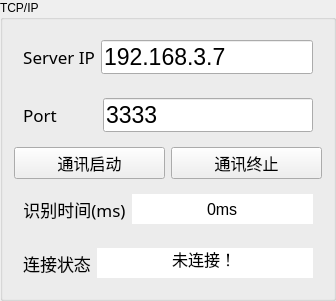
     <widget class="QGroupBox" name="groupBox_7">
      <property name="title">
       <string>TCP/IP</string>
      </property>
      <layout class="QGridLayout" name="gridLayout_7">
       <item row="2" column="0">
        <widget class="QPushButton" name="ConnectButton">
         <property name="sizePolicy">
          <sizepolicy hsizetype="Minimum" vsizetype="Minimum">
           <horstretch>0</horstretch>
           <verstretch>0</verstretch>
          </sizepolicy>
         </property>
         <property name="minimumSize">
          <size>
           <width>30</width>
           <height>30</height>
          </size>
         </property>
         <property name="font">
          <font>
           <pointsize>12</pointsize>
          </font>
         </property>
         <property name="text">
          <string>通讯启动</string>
         </property>
        </widget>
       </item>
       <item row="0" column="0" colspan="2">
        <widget class="QWidget" name="widget" native="true">
         <layout class="QHBoxLayout" name="horizontalLayout">
          <item>
           <widget class="QLabel" name="label">
            <property name="font">
             <font>
              <family>宋体</family>
              <pointsize>13</pointsize>
              <weight>50</weight>
              <bold>false</bold>
             </font>
            </property>
            <property name="frameShadow">
             <enum>QFrame::Plain</enum>
            </property>
            <property name="text">
             <string>Server IP</string>
            </property>
            <property name="alignment">
             <set>Qt::AlignCenter</set>
            </property>
           </widget>
          </item>
          <item>
           <widget class="QLineEdit" name="IPlineEdit">
            <property name="sizePolicy">
             <sizepolicy hsizetype="Expanding" vsizetype="Minimum">
              <horstretch>0</horstretch>
              <verstretch>0</verstretch>
             </sizepolicy>
            </property>
            <property name="minimumSize">
             <size>
              <width>30</width>
              <height>30</height>
             </size>
            </property>
            <property name="font">
             <font>
              <pointsize>17</pointsize>
             </font>
            </property>
            <property name="text">
             <string>192.168.3.7</string>
            </property>
           </widget>
          </item>
         </layout>
        </widget>
       </item>
       <item row="4" column="0" colspan="2">
        <widget class="QWidget" name="widget_10" native="true">
         <layout class="QHBoxLayout" name="horizontalLayout_4">
          <item>
           <widget class="QLabel" name="label_4">
            <property name="font">
             <font>
              <family>宋体</family>
              <pointsize>13</pointsize>
              <weight>50</weight>
              <bold>false</bold>
             </font>
            </property>
            <property name="frameShadow">
             <enum>QFrame::Plain</enum>
            </property>
            <property name="text">
             <string>连接状态</string>
            </property>
            <property name="alignment">
             <set>Qt::AlignCenter</set>
            </property>
           </widget>
          </item>
          <item>
           <widget class="QLineEdit" name="TCPlineEdit">
            <property name="sizePolicy">
             <sizepolicy hsizetype="Expanding" vsizetype="Minimum">
              <horstretch>0</horstretch>
              <verstretch>0</verstretch>
             </sizepolicy>
            </property>
            <property name="minimumSize">
             <size>
              <width>30</width>
              <height>30</height>
             </size>
            </property>
            <property name="font">
             <font>
              <pointsize>12</pointsize>
             </font>
            </property>
            <property name="text">
             <string>未连接！</string>
            </property>
            <property name="frame">
             <bool>false</bool>
            </property>
            <property name="alignment">
             <set>Qt::AlignCenter</set>
            </property>
            <property name="readOnly">
             <bool>true</bool>
            </property>
           </widget>
          </item>
         </layout>
        </widget>
       </item>
       <item row="2" column="1">
        <widget class="QPushButton" name="DisconnectButton">
         <property name="sizePolicy">
          <sizepolicy hsizetype="Minimum" vsizetype="Minimum">
           <horstretch>0</horstretch>
           <verstretch>0</verstretch>
          </sizepolicy>
         </property>
         <property name="minimumSize">
          <size>
           <width>30</width>
           <height>30</height>
          </size>
         </property>
         <property name="font">
          <font>
           <pointsize>12</pointsize>
          </font>
         </property>
         <property name="text">
          <string>通讯终止</string>
         </property>
        </widget>
       </item>
       <item row="1" column="0" colspan="2">
        <widget class="QWidget" name="widget_8" native="true">
         <layout class="QHBoxLayout" name="horizontalLayout_2">
          <item>
           <widget class="QLabel" name="label_2">
            <property name="font">
             <font>
              <family>宋体</family>
              <pointsize>13</pointsize>
             </font>
            </property>
            <property name="text">
             <string>Port</string>
            </property>
            <property name="alignment">
             <set>Qt::AlignCenter</set>
            </property>
           </widget>
          </item>
          <item>
           <spacer name="horizontalSpacer">
            <property name="orientation">
             <enum>Qt::Horizontal</enum>
            </property>
            <property name="sizeType">
             <enum>QSizePolicy::Preferred</enum>
            </property>
            <property name="sizeHint" stdset="0">
             <size>
              <width>40</width>
              <height>20</height>
             </size>
            </property>
           </spacer>
          </item>
          <item>
           <widget class="QLineEdit" name="PortlineEdit">
            <property name="sizePolicy">
             <sizepolicy hsizetype="Expanding" vsizetype="Minimum">
              <horstretch>0</horstretch>
              <verstretch>0</verstretch>
             </sizepolicy>
            </property>
            <property name="minimumSize">
             <size>
              <width>30</width>
              <height>30</height>
             </size>
            </property>
            <property name="font">
             <font>
              <pointsize>17</pointsize>
             </font>
            </property>
            <property name="text">
             <string>3333</string>
            </property>
           </widget>
          </item>
         </layout>
        </widget>
       </item>
       <item row="3" column="0" colspan="2">
        <widget class="QWidget" name="widget_9" native="true">
         <layout class="QHBoxLayout" name="horizontalLayout_3">
          <item>
           <widget class="QLabel" name="label_3">
            <property name="font">
             <font>
              <family>宋体</family>
              <pointsize>13</pointsize>
              <weight>50</weight>
              <bold>false</bold>
             </font>
            </property>
            <property name="frameShadow">
             <enum>QFrame::Plain</enum>
            </property>
            <property name="text">
             <string>识别时间(ms)</string>
            </property>
            <property name="alignment">
             <set>Qt::AlignCenter</set>
            </property>
           </widget>
          </item>
          <item>
           <widget class="QLineEdit" name="TimelineEdit">
            <property name="sizePolicy">
             <sizepolicy hsizetype="Expanding" vsizetype="Minimum">
              <horstretch>0</horstretch>
              <verstretch>0</verstretch>
             </sizepolicy>
            </property>
            <property name="minimumSize">
             <size>
              <width>30</width>
              <height>30</height>
             </size>
            </property>
            <property name="font">
             <font>
              <pointsize>12</pointsize>
             </font>
            </property>
            <property name="text">
             <string>0ms</string>
            </property>
            <property name="frame">
             <bool>false</bool>
            </property>
            <property name="alignment">
             <set>Qt::AlignCenter</set>
            </property>
            <property name="readOnly">
             <bool>true</bool>
            </property>
           </widget>
          </item>
         </layout>
        </widget>
       </item>
      </layout>
     </widget>
